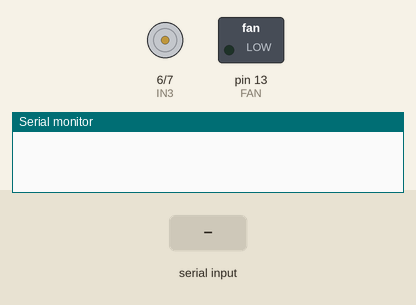
Bench run of a sketch on a simulated Arduino Uno, built with avr-gcc and run on an emulated ATmega328P. Shown: motor-driver pin pairs drawn as motors (green arrow = first pin HIGH = forward, orange = second pin HIGH = backward, longer = more drive), switched loads named in the sketch (green lamp = pin HIGH), the last lines printed to the serial monitor. The inputs (shaded band) are chosen by the test bench.

Above: at 1.2 s.
1.3 s: "l" received over Serial
At 1.8 s:
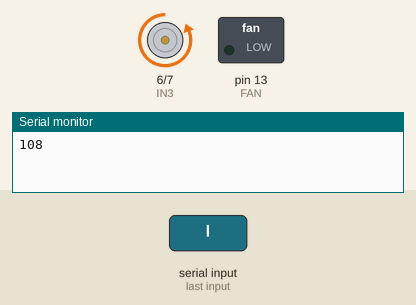
2.8 s: "r" received over Serial
At 4.0 s:
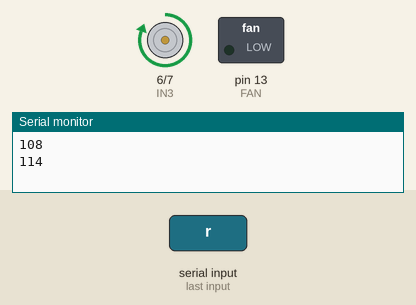
4.3 s: "3" received over Serial
At 5.5 s:
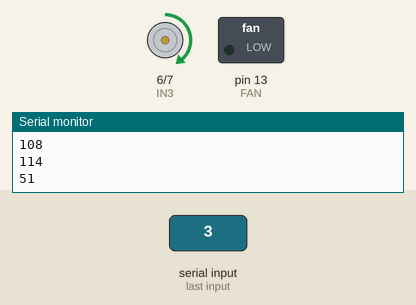
5.8 s: "4" received over Serial
At 6.2 s:
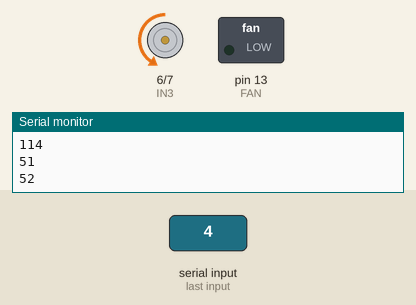
7.3 s: "f" received over Serial
At 7.8 s:
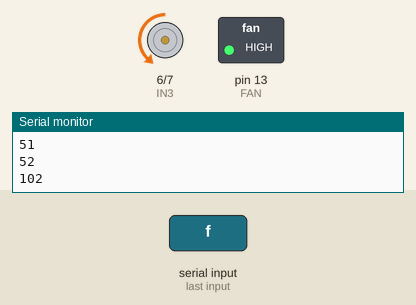
8.8 s: "s" received over Serial
At 9.7 s:
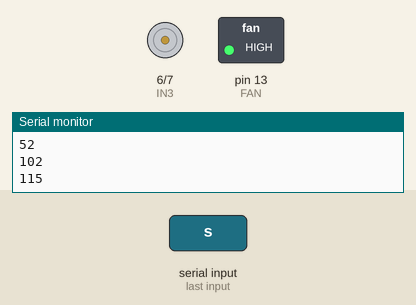
Timing chart, 0 to 11.3 s (numbered marks = the images above; inputs shaded):
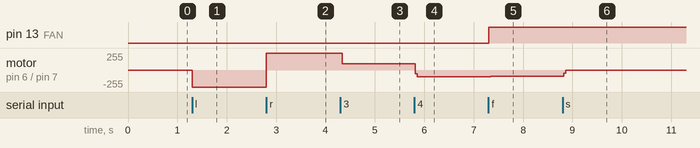

Measured:
- after the input at 1.3 s, motor on pin 6 (IN3) / pin 7 (IN4): stopped → backward 255/255 at once
- after the input at 2.8 s, motor on pin 6 (IN3) / pin 7 (IN4): backward 255/255 → forward 255/255 at once
- after the input at 4.3 s, motor on pin 6 (IN3) / pin 7 (IN4): forward 255/255 → forward 94/255 at once
- after the input at 5.8 s, motor on pin 6 (IN3) / pin 7 (IN4): forward 94/255 → backward 102/255 at once
- after the input at 7.3 s, pin 13 (FAN): LOW → HIGH at once; motor on pin 6 (IN3) / pin 7 (IN4): backward 102/255 → backward 92/255 at once
- after the input at 8.8 s, motor on pin 6 (IN3) / pin 7 (IN4): backward 92/255 → stopped at once

The sketch:

sketch_may06a.ino
```cpp
int IN3 = 6;
int IN4 = 7;
int message_for_motor = 0;
int condition_rotate = 0;
int FAN = 13;

void setup()
{
  Serial.begin(9600);
  pinMode (IN4, OUTPUT);
  pinMode (IN3, OUTPUT);
  pinMode (FAN, OUTPUT);
}


class Project
{
public:
 void Fan_High()
  {
    digitalWrite(FAN, HIGH);
  }
    void Fan_Low()
  {
    digitalWrite(FAN, LOW);
  }
 };

void loop()
{
  Project obj;
  if (Serial.available() > 0)
  {
    message_for_motor = Serial.read();
    Serial.println(message_for_motor);

      if(message_for_motor == 'l')
      {
        condition_rotate = 1;
      }
      else if(message_for_motor == 'r')
      {
        condition_rotate = 2;
      }
      else if(message_for_motor == 's')
      {
         condition_rotate = 0;
      }
            else if(message_for_motor == '3')
      {
        condition_rotate = 3;
      }
            else if(message_for_motor == '4')
      {
        condition_rotate = 4;
      }
  }
if(condition_rotate == 0)
  {
  digitalWrite (IN3, LOW);
  digitalWrite (IN4, LOW);
  }

 else if(condition_rotate == 1)
  {
  digitalWrite (IN4, HIGH);
  digitalWrite (IN3, LOW);
  }
  else if(condition_rotate == 2)
  {
  digitalWrite (IN3, HIGH);
    digitalWrite (IN4, LOW);
  }
   else if(condition_rotate == 3)
  {
  digitalWrite (IN3, HIGH);
    digitalWrite (IN4, LOW);
    digitalWrite (IN4, LOW);
  digitalWrite (IN3, LOW);
  }
     else if(condition_rotate == 4)
  {
  digitalWrite (IN4, HIGH);
    digitalWrite (IN3, LOW);
    digitalWrite (IN3, LOW);
  digitalWrite (IN4, LOW);
  }

  if (message_for_motor == 'f')
  {
     obj.Fan_High();
  }
    if (message_for_motor == 'z')
  {
     obj.Fan_Low();
  }
}
```
